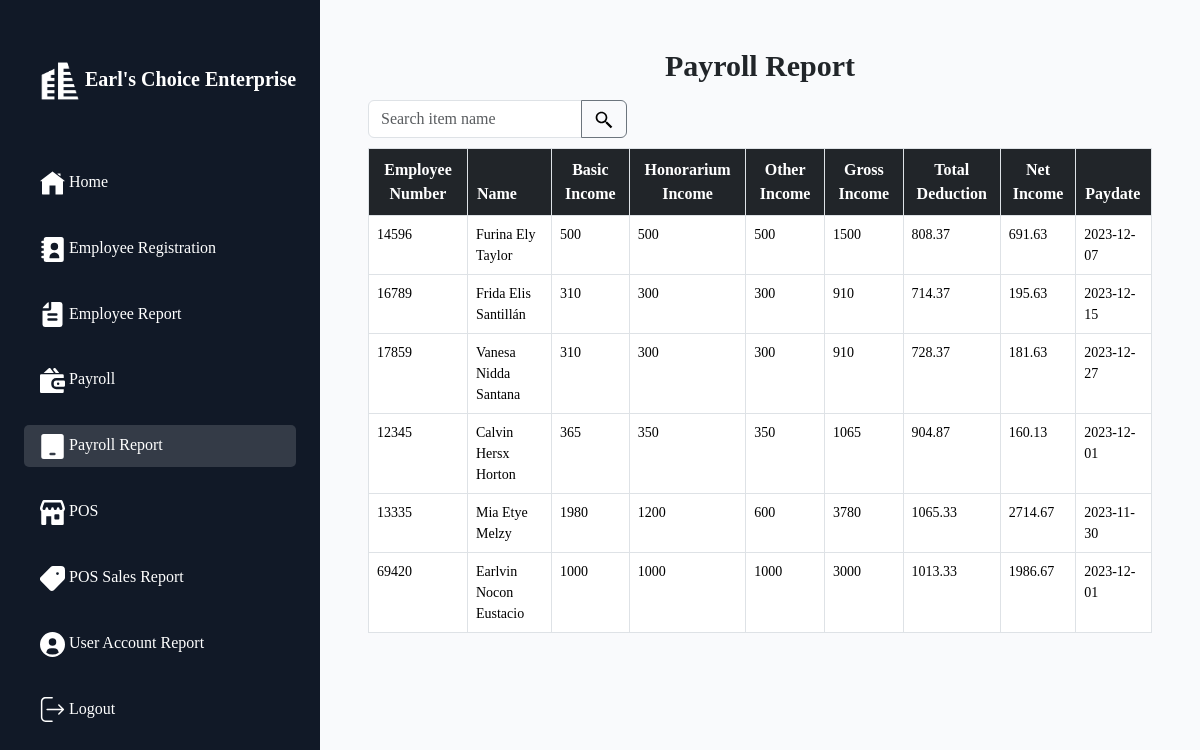
/payroll_report.php (signed in), run on the app's committed database.
### tables this page shows
CREATE TABLE `incometbl` (
  `id` int(11) NOT NULL,
  `income_date` varchar(255) NOT NULL,
  `basic_rate_hour` double NOT NULL,
  `basic_income` double NOT NULL,
  `hono_rate_hour` double NOT NULL,
  `hono_num_hrs` double NOT NULL,
  `hono_income` double NOT NULL,
  `other_rate_hour` double NOT NULL,
  `other_num_hrs` double NOT NULL,
  `other_income` double NOT NULL,
  `gross_income` double NOT NULL,
  `net_income` double NOT NULL,
  `employee_no` varchar(255) NOT NULL,
  `basic_num_hrs` double NOT NULL
);

CREATE TABLE `deductiontbl` (
  `deduction_date` varchar(255) NOT NULL,
  `employee_no` varchar(255) NOT NULL,
  `faculty_savings_deposit` double NOT NULL,
  `faculty_savings_loan` double NOT NULL,
  `id` int(11) NOT NULL,
  `income_tax_contri` double NOT NULL,
  `other_loans` double NOT NULL,
  `pagibig_contri` double NOT NULL,
  `pagibig_loan` double NOT NULL,
  `philHealth_contri` double NOT NULL,
  `salary_loan` double NOT NULL,
  `sss_contri` double NOT NULL,
  `total_deduction` double NOT NULL,
  `sss_loan` double NOT NULL
);

CREATE TABLE `personal_infotbl` (
  `id` int(11) NOT NULL,
  `employee_no` varchar(255) NOT NULL,
  `address_line1` text NOT NULL,
  `address_line2` text NOT NULL,
  `birth_date` date NOT NULL,
  `civil_status` varchar(255) NOT NULL,
  `contact_no` varchar(255) NOT NULL,
  `country` varchar(255) NOT NULL,
  `department` varchar(255) NOT NULL,
  `designation` varchar(255) NOT NULL,
  `email_address` varchar(255) NOT NULL,
  `employee_status` varchar(255) NOT NULL,
  `fname` varchar(255) NOT NULL,
  `gender` varchar(255) NOT NULL,
  `lname` varchar(255) NOT NULL,
  `mname` varchar(255) NOT NULL,
  `municipality` varchar(255) NOT NULL,
  `nationality` varchar(255) NOT NULL,
  `other_social_media_account` varchar(255) NOT NULL,
  `pay_date` date NOT NULL,
  `picpath` text NOT NULL,
  `qualified_dependent_status` varchar(255) NOT NULL,
  `social_media_account_id` varchar(255) NOT NULL,
  `state_province` varchar(255) NOT NULL,
  `suffix` varchar(255) NOT NULL,
  `zip_code` int(11) NOT NULL
);

### process/session_check.php (called while the page is built, shortened)
<?php
if (isset($_SESSION['privilege'])) {
    $user_privilege = $_SESSION['privilege'];
} else {
    header("Location: login_page.php");
    exit;
}

### payroll_report.php (the view, shortened to what this page needs)
<?php
include 'process/session_check.php';
$conn = OpenCon();
$sql = "SELECT * FROM incometbl JOIN personal_infotbl ON incometbl.employee_no = personal_infotbl.employee_no JOIN deductiontbl ON incometbl.employee_no = deductiontbl.employee_no;";
$result = $conn->query($sql);
?>
<!DOCTYPE html>
<html lang="en">
<head>
    <link href="https://cdn.jsdelivr.net/npm/bootstrap@5.3.1/dist/css/bootstrap.min.css" rel="stylesheet">
    <link rel="stylesheet" href="css/global.css">
</head>
<body>
    <div class="d-flex">
        <div class="vh-100 sticky-top " style="width: 320px; background-color:#111927">
            <nav class="navbar my-5 mx-4 px-3">
                <a class="navbar-brand text-white fw-bold" href="#">
                    <img src="images/logo.png" width="40" height="40" class="d-inline-block align-middle" alt="">
                    Earl's Choice Enterprise
                </a>
            </nav>
            <ul class="nav flex-column mb-auto mx-4">
                <li class="">
                    <a href="Admin_page.php" class="nav-link text-white mb-4">
                        Home
                    </a>
                </li>
                <li>
                    <a href="employee_registration_save.php" class="nav-link text-white mb-4 <?php echo $user_privilege == 1 ? '' : 'd-none' ?>">
                        Employee Registration
                    </a>
                </li>
                <li>
                    <a href="employee_report.php" class="nav-link text-white mb-4 <?php echo $user_privilege == 1 ? '' : 'd-none' ?>">
                        Employee Report
                    </a>
                </li>
                <li>
                    <a href="Payroll_page.php" class="nav-link text-white mb-4 <?php echo ($user_privilege == 1 || $user_privilege == 2) ? '' : 'd-none' ?>">
                        Payroll
                    </a>
                </li>
                <li>
                    <a href="payroll_report.php" class="nav-link text-white  mb-4 <?php echo ($user_privilege == 1 || $user_privilege == 2) ? '' : 'd-none' ?>" style="background-color: #343b47;border-radius: 5px;">
                        <svg class="w-6 h-6 text-gray-800 dark:text-white" aria-hidden="true" width="25" height="25" xmlns="http://www.w3.org/2000/svg" fill="currentColor" viewBox="0 0 18 20">
                            <path d="M16 0H2a2 2 0 0 0-2 2v16a2 2 0 0 0 2 2h14a2 2 0 0 0 2-2V2a2 2 0 0 0-2-2Zm-5.5 17h-3a1 1 0 0 1 0-2h3a1 1 0 0 1 0 2Z" />
                        </svg>
                        Payroll Report
                    </a>
                </li>
                <li>
                    <a href="Shop.php" class="nav-link text-white mb-4 <?php echo ($user_privilege == 1 || $user_privilege == 3) ? '' : 'd-none' ?>">
                        POS
                    </a>
                </li>
                <li>
                    <a href="pos_sales_report.php" class="nav-link text-white mb-4 <?php echo ($user_privilege == 1 || $user_privilege == 3) ? '' : 'd-none'?>">
                        POS Sales Report
                    </a>
                </li>
                <li>
                    <a href="user_account_page.php" class="nav-link text-white mb-4 <?php echo ($user_privilege == 1) ? '' : 'd-none'?>">
                        User Account Report
                    </a>
                </li>
                <li>
                    <a href="login_page.php" class="nav-link text-white  mb-4">
                        Logout
                    </a>
                </li>
            </ul>
        </div>
        <div class=" flex-grow-1" style="background-color: #f9fafc;">
            <div class="px-5 my-5">
                <h1 class="d-flex justify-content-center m-2 fw-bold" style="font-size:30px;">Payroll Report</h1>
                <form action="" method="post" class="input-group mb-3 mt-3" style="height: 2rem; width:259px">
                    <input type="text" class="form-control" aria-describedby="button-addon2" placeholder="Search item name" name='search'>
                    <button class="btn btn-outline-secondary" type="submit" id="search_button"> </button>
                </form>
                <section>
                    <div class="table-responsive">
                        <table class="table table-borderless rounded small table-hover">
                            <thead class="border">
                                <tr class="">
                                    <th class="py-6 ps-6 border bg-dark"><span class="btn p-0 d-flex align-items-center fw-bold pe-none text-white">Employee Number</span></th>
                                    <th class="py-6 ps-6 border bg-dark"><span class="btn p-0 d-flex align-items-center fw-bold pe-none text-white">Name</span></th>
                                    <th class="py-6 ps-6 border bg-dark"><span class="btn p-0 d-flex align-items-center fw-bold pe-none text-white">Basic Income</span></th>
                                    <th class="py-6 ps-6 border bg-dark"><span class="btn p-0 d-flex align-items-center fw-bold pe-none text-white">Honorarium Income</span></th>
                                    <th class="py-6 ps-6 border bg-dark"><span class="btn p-0 d-flex align-items-center fw-bold pe-none text-white">Other Income</span></th>
                                    <th class="py-6 ps-6 border bg-dark"><span class="btn p-0 d-flex align-items-center fw-bold pe-none text-white">Gross Income</span></th>
                                    <th class="py-6 ps-6 border bg-dark"><span class="btn p-0 d-flex align-items-center fw-bold pe-none text-white">Total Deduction</span></th>
                                    <th class="py-6 ps-6 border bg-dark"><span class="btn p-0 d-flex align-items-center fw-bold pe-none text-white">Net Income</span></th>
                                    <th class="py-6 ps-6 border bg-dark"><span class="btn p-0 d-flex align-items-center fw-bold pe-none text-white">Paydate</span></th>
                                </tr>
                            </thead>
                            <tbody>
                                <?php
                                if ($result) {
                                    while ($item = $result->fetch_assoc()) {
                                        echo "
                                <tr class='clickable-row border' style='cursor: pointer' data-href='Payroll_page.php?id={$item['employee_no']}'>
                                    <td class='py-6 ps-6 border'>$item[employee_no]</td>
                                    <td class='py-6 ps-6 border'>$item[fname] $item[mname] $item[lname]</td>
                                    <td class='py-6 ps-6 border'>$item[basic_income]</td>
                                    <td class='py-6 ps-6 border'>$item[hono_income]</td>
                                    <td class='py-6 ps-6 border'>$item[other_income]</td>
                                    <td class='py-6 ps-6 border'>$item[gross_income]</td>
                                    <td class='py-6 ps-6 border'>$item[total_deduction]</td>
                                    <td class='py-6 ps-6 border'>$item[net_income]</td>
                                    <td class='py-6 ps-6 border'>$item[income_date]</td>
                                </tr>
                                ";
                                    }
                                }
                                ?>
                            </tbody>
                        </table>
                    </div>
                </section>
            </div>
        </div>
    </div>
</body>
</html>

### css/global.css (style rules this page uses)
body { font-family: 'myFont'; }

### data on the page
incometbl: deductiontbl.employee_no "14596", personal_infotbl.fname "Furina", personal_infotbl.mname "Ely", personal_infotbl.lname "Taylor", basic_income "500", hono_income "500", other_income "500", gross_income "1500", deductiontbl.total_deduction "808.37", net_income "691.63", income_date "2023-12-07"
incometbl: deductiontbl.employee_no "16789", personal_infotbl.fname "Frida", personal_infotbl.mname "Elis", personal_infotbl.lname "Santillán", basic_income "310", hono_income "300", other_income "300", gross_income "910", deductiontbl.total_deduction "714.37", net_income "195.63", income_date "2023-12-15"
incometbl: deductiontbl.employee_no "17859", personal_infotbl.fname "Vanesa", personal_infotbl.mname "Nidda", personal_infotbl.lname "Santana", basic_income "310", hono_income "300", other_income "300", gross_income "910", deductiontbl.total_deduction "728.37", net_income "181.63", income_date "2023-12-27"
incometbl: deductiontbl.employee_no "12345", personal_infotbl.fname "Calvin", personal_infotbl.mname "Hersx", personal_infotbl.lname "Horton", basic_income "365", hono_income "350", other_income "350", gross_income "1065", deductiontbl.total_deduction "904.87", net_income "160.13", income_date "2023-12-01"
incometbl: deductiontbl.employee_no "13335", personal_infotbl.fname "Mia", personal_infotbl.mname "Etye", personal_infotbl.lname "Melzy", basic_income "1980", hono_income "1200", other_income "600", gross_income "3780", deductiontbl.total_deduction "1065.33", net_income "2714.67", income_date "2023-11-30"
incometbl: deductiontbl.employee_no "69420", personal_infotbl.fname "Earlvin", personal_infotbl.mname "Nocon", personal_infotbl.lname "Eustacio", basic_income "1000", hono_income "1000", other_income "1000", gross_income "3000", deductiontbl.total_deduction "1013.33", net_income "1986.67", income_date "2023-12-01"
